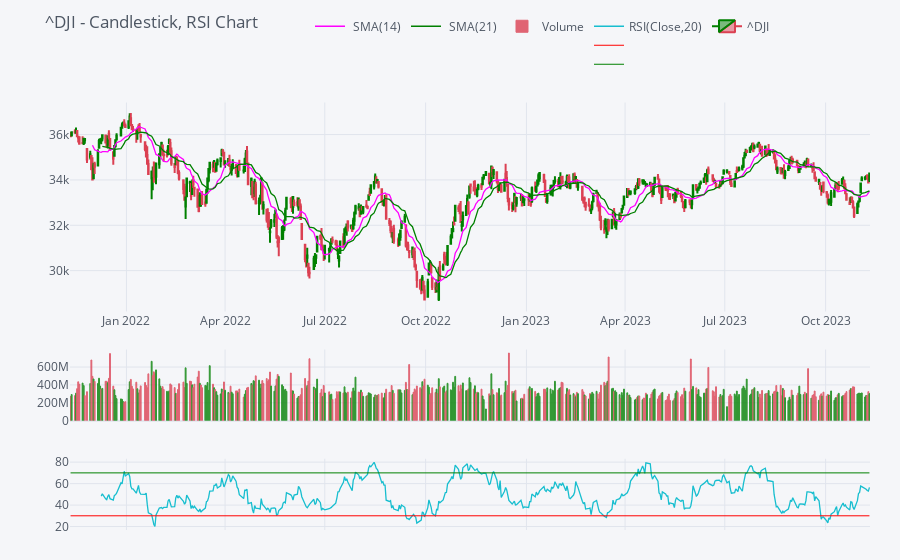

Here is the notebook cell this chart was saved with:
### Code cell
# Plot Candlestick figure using Cufflinks QuantFig module, 
figure = cf.QuantFig(df, title = tk + ' - Candlestick, RSI Chart', name = tk,legend='top', rangeslider=False)
figure.add_sma(periods =[14, 21], column = 'Close', color = ['magenta', 'green'])   # plot 14 and 21, Simple Moving Average
figure.add_volume()
figure.add_rsi(periods=20, color='java') #plot RSI, with close price and 20 periods
figure.iplot(up_color = 'green', down_color = 'red')

### Figure 1 — Plotly figure (JSON) as saved in the notebook; plotly's stock layout.template omitted (floating-point values rounded to 4 significant figures; data arrays with more than 128 entries replaced by an {"elided": "..."} marker saying what was removed)
{"data": [{"line": {"color": "rgba(255, 0, 255, 1.0)", "dash": "solid", "shape": "linear", "width": 1.3}, "mode": "lines", "name": " SMA(14)", "text": "", "type": "scatter", "x": {"elided": "503 str values"}, "y": {"elided": "503 mixed values"}, "yaxis": "y2"}, {"line": {"color": "rgba(0, 128, 0, 1.0)", "dash": "solid", "shape": "linear", "width": 1.3}, "mode": "lines", "name": " SMA(21)", "text": "", "type": "scatter", "x": {"elided": "503 str values"}, "y": {"elided": "503 mixed values"}, "yaxis": "y2"}, {"marker": {"color": {"elided": "503 str values"}, "line": {"color": {"elided": "503 str values"}, "width": 1}}, "name": "Volume", "opacity": 0.8, "orientation": "v", "text": "", "type": "bar", "x": {"elided": "503 str values"}, "y": {"elided": "503 int values"}, "yaxis": "y3"}, {"legendgroup": "RSI(Close,20)", "line": {"color": "rgba(23, 190, 207, 1.0)", "dash": "solid", "shape": "linear", "width": 1.3}, "mode": "lines", "name": "RSI(Close,20)", "showlegend": true, "text": "", "type": "scatter", "x": {"elided": "503 str values"}, "y": {"elided": "503 mixed values"}, "yaxis": "y4"}, {"legendgroup": "RSI(Close,20)", "line": {"color": "red", "width": 1}, "mode": "lines", "name": "", "showlegend": true, "text": "", "type": "scatter", "x": {"elided": "503 str values"}, "y": {"elided": "503 int values"}, "yaxis": "y4"}, {"legendgroup": "RSI(Close,20)", "line": {"color": "green", "width": 1}, "mode": "lines", "name": "", "showlegend": true, "text": "", "type": "scatter", "x": {"elided": "503 str values"}, "y": {"elided": "503 int values"}, "yaxis": "y4"}, {"close": {"elided": "503 float values"}, "decreasing": {"line": {"color": "#db4052"}}, "high": {"elided": "503 float values"}, "increasing": {"line": {"color": "#008000"}}, "low": {"elided": "503 float values"}, "name": "^DJI", "open": {"elided": "503 float values"}, "showlegend": true, "type": "candlestick", "x": {"elided": "503 str values"}, "yaxis": "y2"}], "layout": {"legend": {"bgcolor": "#F5F6F9", "font": {"color": "#4D5663"}, "orientation": "h", "x": 0.3, "y": 0.95, "yanchor": "bottom"}, "margin": {"b": 30, "l": 30, "r": 30, "t": 30}, "paper_bgcolor": "#F5F6F9", "plot_bgcolor": "#F5F6F9", "showlegend": true, "title": {"font": {"color": "#4D5663"}, "text": "^DJI - Candlestick, RSI Chart"}, "xaxis": {"anchor": "y2", "gridcolor": "#E1E5ED", "rangeselector": {"bgcolor": "rgba(150, 200, 250, 1)", "buttons": [{"count": 1, "label": "1m", "step": "month", "stepmode": "backward"}, {"count": 1, "label": "1y", "step": "year", "stepmode": "backward"}], "font": {"size": 13}, "visible": false, "x": 0, "y": 0.9}, "rangeslider": {"visible": false}, "showgrid": true, "tickfont": {"color": "#4D5663"}, "title": {"font": {"color": "#4D5663"}, "text": ""}, "zerolinecolor": "#E1E5ED"}, "yaxis": {"gridcolor": "#E1E5ED", "showgrid": true, "showticklabels": false, "tickfont": {"color": "#4D5663"}, "title": {"font": {"color": "#4D5663"}, "text": ""}, "zerolinecolor": "#E1E5ED"}, "yaxis2": {"domain": [0.46, 0.9], "gridcolor": "#E1E5ED", "showgrid": true, "tickfont": {"color": "#4D5663"}, "title": {"font": {"color": "#4D5663"}, "text": ""}, "zerolinecolor": "#E1E5ED"}, "yaxis3": {"domain": [0.23, 0.38], "gridcolor": "#E1E5ED", "showgrid": true, "tickfont": {"color": "#4D5663"}, "title": {"font": {"color": "#4D5663"}, "text": ""}, "zerolinecolor": "#E1E5ED"}, "yaxis4": {"domain": [0, 0.15], "gridcolor": "#E1E5ED", "showgrid": true, "tickfont": {"color": "#4D5663"}, "title": {"font": {"color": "#4D5663"}, "text": ""}, "zerolinecolor": "#E1E5ED"}}}
